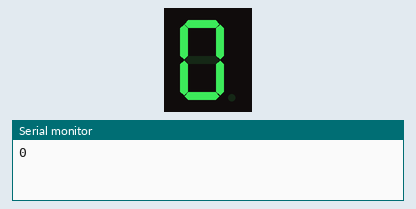
This sketch was run on a simulated Arduino Uno, built with avr-gcc and run on an emulated ATmega328P. On the bench: 1-digit seven-segment display, the last lines printed to the serial monitor. Wiring (inferred from the names in the program): 1-digit 7-segment display, segments lit when HIGH: segments pin 11, pin 10, pin 7, pin 8, pin 9, pin 12, pin 5, pin 6. The segment pins are drawn as the display they are named for.

Above: at 0.1 s.
At 1.1 s:
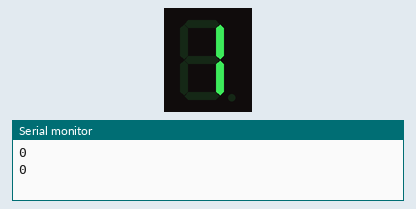
At 2.1 s:
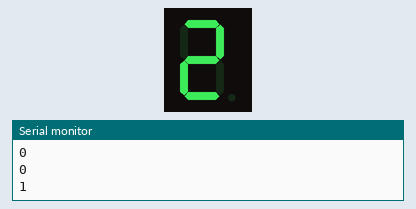
At 4.1 s:
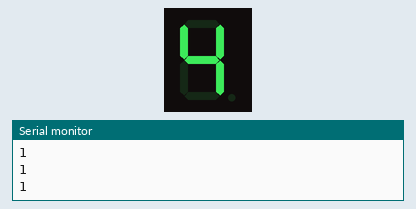
At 6.1 s:
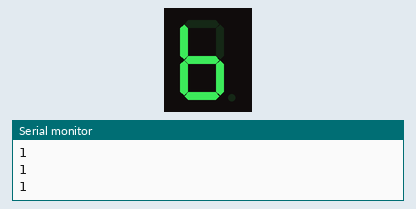
At 9.1 s:
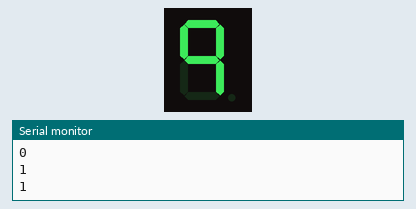

The sketch:

lab6_1_display7seg.ino
```cpp
// Definicao das portas utilizadas para cada entrada do display
#define A 11
#define B 10
#define C 7
#define D 8
#define E 9
#define F 12
#define G 5
#define H 6

// Configuracao dos pinos e do serial para debug
void setup()
{
  pinMode(A, OUTPUT);
  pinMode(B, OUTPUT);
  pinMode(C, OUTPUT);
  pinMode(D, OUTPUT);
  pinMode(E, OUTPUT);
  pinMode(F, OUTPUT);
  pinMode(G, OUTPUT);
  pinMode(H, OUTPUT);
  Serial.begin(9600);
}

// Conversao de um inteiro de 0-9 para uma cadeia de bits
// que representa quais segementos ativar. Da direita para
// esquerda nos digitos temos ABCDEFGH.
byte bcdTo7Seg(int bcd){
  switch(bcd){
  	case 0: return 0b00111111;
    case 1: return 0b00000110;
    case 2: return 0b01011011;
    case 3: return 0b01001111;
    case 4: return 0b01100110;
    case 5: return 0b01101101;
    case 6: return 0b01111100;
    case 7: return 0b00000111;
    case 8: return 0b01111111;
    case 9: return 0b01100111;
  }
}

// Atualizacao de todas as saidas para o display utilizando
// o byte que diz quais segmentos deve ou nao devem ser acesos.
void updateDisplay(byte _7seg){
  digitalWrite(A,bitRead(_7seg,0));
  digitalWrite(B,bitRead(_7seg,1));
  digitalWrite(C,bitRead(_7seg,2));
  digitalWrite(D,bitRead(_7seg,3));
  digitalWrite(E,bitRead(_7seg,4));
  digitalWrite(F,bitRead(_7seg,5));
  digitalWrite(G,bitRead(_7seg,6));
  digitalWrite(H,bitRead(_7seg,7));
}

// Mostra os digitos de 0-9 infinitamente.
void loop()
{
  for(int bcd=0; bcd<=9; bcd++){
    byte _7seg = bcdTo7Seg(bcd);
    updateDisplay(_7seg);
    Serial.println(bitRead(_7seg,6));
    delay(1000);
  }
}
```

Measured:
- by itself, everything shown: repeats every 10.0 s, in 10 steps
- what the display in image 1 shows lasts 1.0 s, from 1.0 s to 2.0 s
